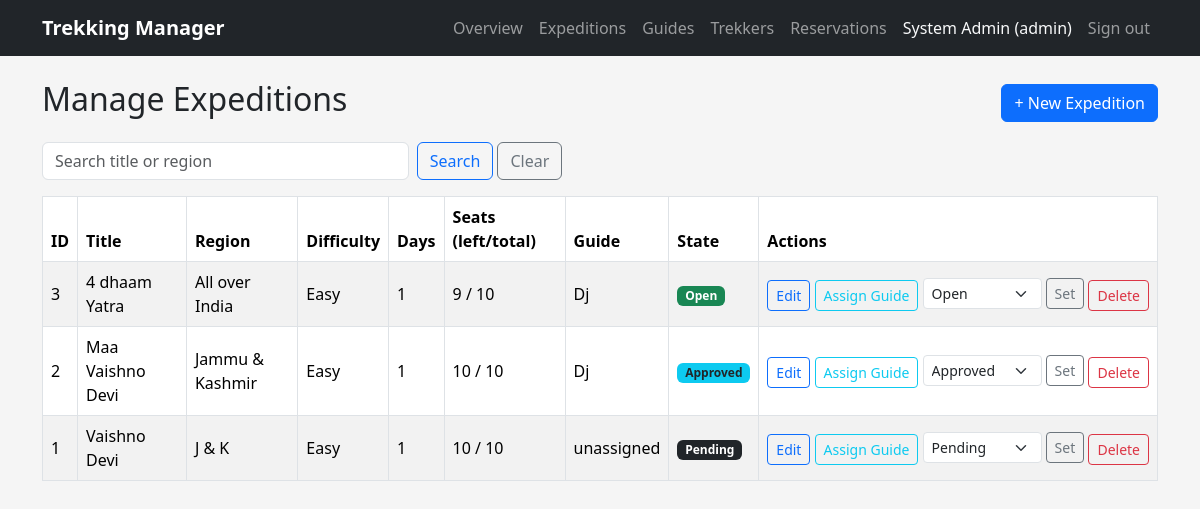
The app's page /admin/expeditions (signed in) with its own data.
### models.py (models this page shows)
class Expedition(db.Model):
    __tablename__ = "expeditions"
    id = db.Column(db.Integer, primary_key=True)
    title = db.Column(db.String(150), nullable=False)
    region = db.Column(db.String(100), nullable=False)
    difficulty_level = db.Column(db.String(20), nullable=False)
    num_days = db.Column(db.Integer, nullable=False)
    capacity = db.Column(db.Integer, nullable=False)
    seats_left = db.Column(db.Integer, nullable=False)
    guide_id = db.Column(db.Integer, db.ForeignKey("accounts.id"))
    current_state = db.Column(db.String(20), nullable=False, default="Pending")
    begin_date = db.Column(db.String(20))
    finish_date = db.Column(db.String(20))
    notes = db.Column(db.Text)
    added_on = db.Column(db.DateTime, default=datetime.utcnow)
    reservations = db.relationship("Reservation", backref="expedition", lazy=True)

### main.py (the view)
@app.route("/admin/expeditions", endpoint="admin.list_expeditions")
@roles_only("admin")
def admin_list_expeditions():
    search_term = request.args.get("q", "").strip()
    query = Expedition.query
    if search_term:
        like = f"%{search_term}%"
        query = query.filter(db.or_(Expedition.title.like(like), Expedition.region.like(like)))
    rows = query.order_by(Expedition.added_on.desc()).all()
    for exp in rows:
        exp.guide_name = exp.guide.full_name if exp.guide else None
    return render_template("admin/expeditions.html", expeditions=rows, q=search_term)

### main.py (called while the page is built)
def roles_only(*allowed_roles):
    def outer(view_func):
        @wraps(view_func)
        def guarded(*args, **kwargs):
            if "account_id" not in session:
                flash("Please sign in first.", "warning")
                return redirect(url_for("auth.login"))
            if session.get("role") not in allowed_roles:
                flash("That page isn't available for your account type.", "danger")
                return redirect(url_for("auth.landing"))
            return view_func(*args, **kwargs)
        return guarded
    return outer

### templates/admin/expeditions.html (shortened to what this page needs)
{% extends "layout.html" %}
{% block body %}
<div class="d-flex justify-content-between align-items-center mb-3">
    <h2>Manage Expeditions</h2>
    <a href="{{ url_for('admin.new_expedition') }}" class="btn btn-primary">+ New Expedition</a>
</div>
<form method="GET" class="row g-2 mb-3">
    <div class="col-md-4">
        <input type="text" name="q" value="{{ q }}" class="form-control" placeholder="Search title or region">
    </div>
    <div class="col-auto">
        <button type="submit" class="btn btn-outline-primary">Search</button>
        <a href="{{ url_for('admin.list_expeditions') }}" class="btn btn-outline-secondary">Clear</a>
    </div>
</form>
<div class="table-responsive">
<table class="table table-striped table-bordered bg-white align-middle">
    <thead>
        <tr>
            <th>ID</th><th>Title</th><th>Region</th><th>Difficulty</th><th>Days</th>
            <th>Seats (left/total)</th><th>Guide</th><th>State</th><th>Actions</th>
        </tr>
    </thead>
    <tbody>
        {% for exp in expeditions %}
        <tr>
            <td>{{ exp.id }}</td>
            <td>{{ exp.title }}</td>
            <td>{{ exp.region }}</td>
            <td>{{ exp.difficulty_level }}</td>
            <td>{{ exp.num_days }}</td>
            <td>{{ exp.seats_left }} / {{ exp.capacity }}</td>
            <td>{{ exp.guide_name or "unassigned" }}</td>
            <td>
                <span class="badge
                    {% if exp.current_state == 'Open' %}bg-success
                    {% elif exp.current_state == 'Approved' %}bg-info text-dark
                    {% elif exp.current_state == 'Closed' %}bg-warning text-dark
                    {% elif exp.current_state == 'Completed' %}bg-secondary
                    {% else %}bg-dark{% endif %}">
                    {{ exp.current_state }}
                </span>
            </td>
            <td class="text-nowrap">
                <a href="{{ url_for('admin.edit_expedition', expedition_id=exp.id) }}" class="btn btn-sm btn-outline-primary">Edit</a>
                <a href="{{ url_for('admin.assign_guide', expedition_id=exp.id) }}" class="btn btn-sm btn-outline-info">Assign Guide</a>
                <form method="POST" action="{{ url_for('admin.set_expedition_state', expedition_id=exp.id) }}" class="d-inline-flex gap-1">
                    <select name="current_state" class="form-select form-select-sm w-auto">
                        {% for st in ['Pending','Approved','Open','Closed','Completed'] %}
                        <option value="{{ st }}" {% if exp.current_state == st %}selected{% endif %}>{{ st }}</option>
                        {% endfor %}
                    </select>
                    <button type="submit" class="btn btn-sm btn-outline-secondary">Set</button>
                </form>
                <form method="POST" action="{{ url_for('admin.delete_expedition', expedition_id=exp.id) }}"
                      class="d-inline" onsubmit="return confirm('Delete this expedition and its reservations?');">
                    <button type="submit" class="btn btn-sm btn-outline-danger">Delete</button>
                </form>
            </td>
        </tr>
        {% else %}
        <tr><td colspan="9" class="text-center">No expeditions found.</td></tr>
        {% endfor %}
    </tbody>
</table>
</div>
{% endblock %}

### static/css/main.css (style rules this page uses)
body { background-color: #f5f5f5; }

### records on screen
Expedition: id "3", title "4 dhaam Yatra", region "All over India", difficulty_level "Easy", num_days "1", seats_left "9", capacity "10", guide_name "Dj", current_state "Open"
Expedition: id "2", title "Maa Vaishno Devi", region "Jammu & Kashmir", difficulty_level "Easy", num_days "1", seats_left "10", capacity "10", guide_name "Dj", current_state "Approved"
Expedition: id "1", title "Vaishno Devi", region "J & K", difficulty_level "Easy", num_days "1", seats_left "10", capacity "10", guide_name "unassigned", current_state "Pending"

### other values on screen
{{ session.full_name }} "System Admin"
{{ session.role }} "admin"
